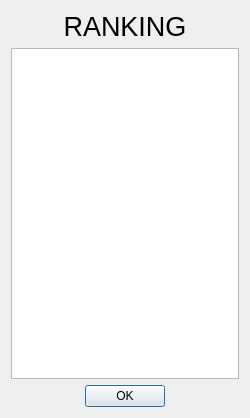
<?xml version="1.0" encoding="UTF-8"?>
<ui version="4.0">
 <class>Ranking</class>
 <widget class="QDialog" name="Ranking">
  <property name="geometry">
   <rect>
    <x>0</x>
    <y>0</y>
    <width>250</width>
    <height>418</height>
   </rect>
  </property>
  <property name="windowTitle">
   <string>Ranking</string>
  </property>
  <layout class="QVBoxLayout" name="verticalLayout">
   <item>
    <widget class="QLabel" name="label">
     <property name="font">
      <font>
       <pointsize>20</pointsize>
      </font>
     </property>
     <property name="text">
      <string>RANKING</string>
     </property>
     <property name="alignment">
      <set>Qt::AlignCenter</set>
     </property>
    </widget>
   </item>
   <item>
    <widget class="QTableView" name="tableView"/>
   </item>
   <item>
    <layout class="QHBoxLayout" name="horizontalLayout">
     <item>
      <spacer name="horizontalSpacer">
       <property name="orientation">
        <enum>Qt::Horizontal</enum>
       </property>
       <property name="sizeHint" stdset="0">
        <size>
         <width>40</width>
         <height>20</height>
        </size>
       </property>
      </spacer>
     </item>
     <item>
      <widget class="QPushButton" name="okBtn">
       <property name="text">
        <string>OK</string>
       </property>
      </widget>
     </item>
     <item>
      <spacer name="horizontalSpacer_2">
       <property name="orientation">
        <enum>Qt::Horizontal</enum>
       </property>
       <property name="sizeHint" stdset="0">
        <size>
         <width>40</width>
         <height>20</height>
        </size>
       </property>
      </spacer>
     </item>
    </layout>
   </item>
  </layout>
 </widget>
 <resources/>
 <connections/>
</ui>
